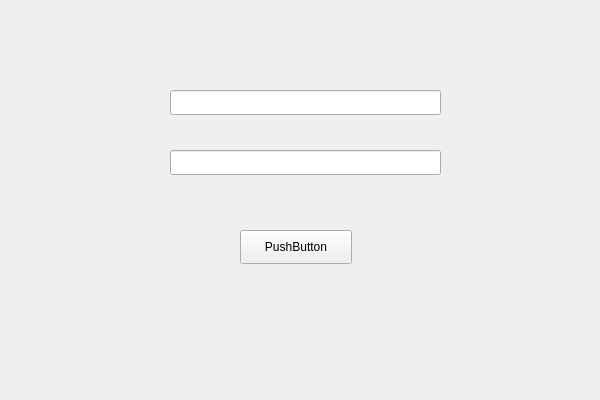
<?xml version="1.0" encoding="UTF-8"?>
<ui version="4.0">
 <class>ClientTestClass</class>
 <widget class="QWidget" name="ClientTestClass">
  <property name="geometry">
   <rect>
    <x>0</x>
    <y>0</y>
    <width>600</width>
    <height>400</height>
   </rect>
  </property>
  <property name="windowTitle">
   <string>ClientTest</string>
  </property>
  <widget class="QLineEdit" name="lineEdit">
   <property name="geometry">
    <rect>
     <x>170</x>
     <y>90</y>
     <width>271</width>
     <height>25</height>
    </rect>
   </property>
  </widget>
  <widget class="QLineEdit" name="lineEdit_2">
   <property name="geometry">
    <rect>
     <x>170</x>
     <y>150</y>
     <width>271</width>
     <height>25</height>
    </rect>
   </property>
  </widget>
  <widget class="QPushButton" name="pushButton">
   <property name="geometry">
    <rect>
     <x>240</x>
     <y>230</y>
     <width>112</width>
     <height>34</height>
    </rect>
   </property>
   <property name="text">
    <string>PushButton</string>
   </property>
  </widget>
 </widget>
 <layoutdefault spacing="6" margin="11"/>
 <resources>
  <include location="ClientTest.qrc"/>
 </resources>
 <connections/>
</ui>
